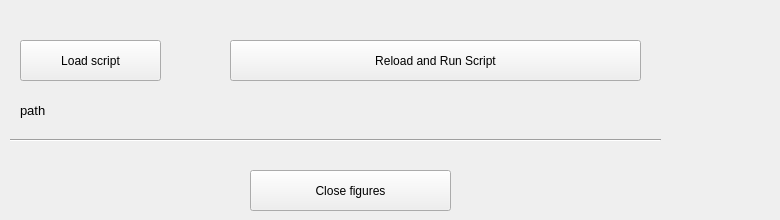
          <widget class="QWidget" name="tab">
           <attribute name="title">
            <string>Scripting</string>
           </attribute>
           <widget class="QPushButton" name="pushButton_loadScript">
            <property name="geometry">
             <rect>
              <x>20</x>
              <y>40</y>
              <width>141</width>
              <height>41</height>
             </rect>
            </property>
            <property name="text">
             <string>Load script</string>
            </property>
           </widget>
           <widget class="QLabel" name="label_scriptFile1">
            <property name="geometry">
             <rect>
              <x>20</x>
              <y>100</y>
              <width>751</width>
              <height>21</height>
             </rect>
            </property>
            <property name="font">
             <font>
              <pointsize>10</pointsize>
              <weight>50</weight>
              <bold>false</bold>
             </font>
            </property>
            <property name="text">
             <string>path</string>
            </property>
            <property name="alignment">
             <set>Qt::AlignLeading|Qt::AlignLeft|Qt::AlignVCenter</set>
            </property>
           </widget>
           <widget class="QPushButton" name="pushButton_reloadRunScript">
            <property name="geometry">
             <rect>
              <x>230</x>
              <y>40</y>
              <width>411</width>
              <height>41</height>
             </rect>
            </property>
            <property name="text">
             <string>Reload and Run Script</string>
            </property>
           </widget>
           <widget class="QPushButton" name="pushButton_closeFigures">
            <property name="geometry">
             <rect>
              <x>250</x>
              <y>170</y>
              <width>201</width>
              <height>41</height>
             </rect>
            </property>
            <property name="text">
             <string>Close figures</string>
            </property>
           </widget>
           <widget class="Line" name="line_2">
            <property name="geometry">
             <rect>
              <x>10</x>
              <y>130</y>
              <width>651</width>
              <height>20</height>
             </rect>
            </property>
            <property name="orientation">
             <enum>Qt::Horizontal</enum>
            </property>
           </widget>
          </widget>
